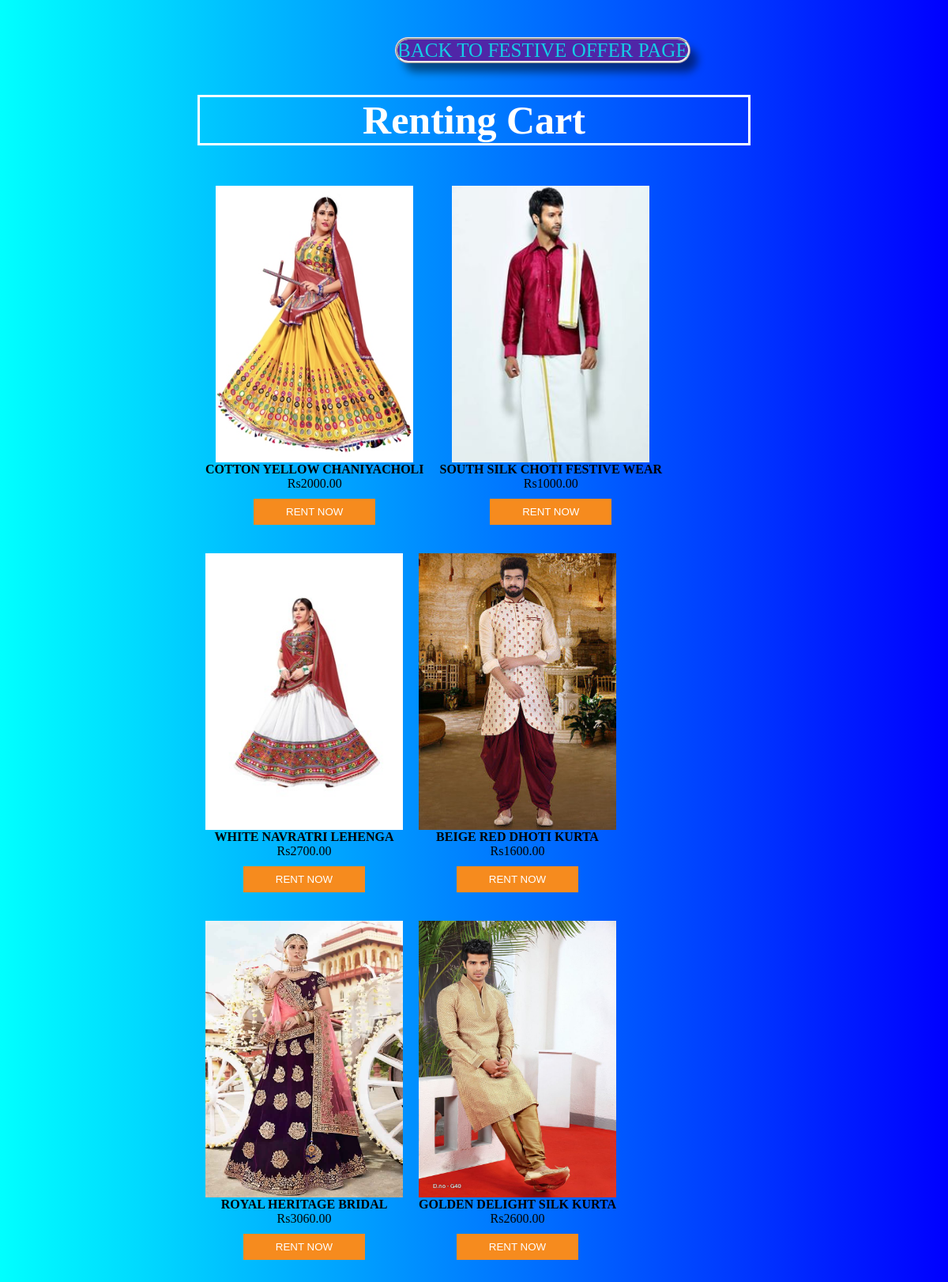
/php/indexc1.php, run on the app's committed database.
### tables this page shows
CREATE TABLE `products` (
  `id` int(10) NOT NULL,
  `name` varchar(250) NOT NULL,
  `code` varchar(100) NOT NULL,
  `price` double(9,2) NOT NULL,
  `image` varchar(250) NOT NULL
);

### php/indexc1.php (the view, shortened to what this page needs)
<?php
$con = mysqli_connect("localhost","id11147977_register","register","id11147977_register");
?>
<html>
<head>
<link rel='stylesheet' href='stylec1.css' type='text/css' media='all' />
</head>
<div style="width:700px; margin:50 auto;">
<body style="background-image: linear-gradient(-90deg, blue, aqua);">
	<a href="https://attirent.000webhostapp.com/festiveoff.html" class="back" >BACK TO FESTIVE OFFER PAGE</a>
<h2 style="color: white; font-size: 50px ; border-style: solid;border-color: white;"  align="center">Renting Cart</h2>
<?php
$result = mysqli_query($con,"SELECT * FROM `products`");
while($row = mysqli_fetch_assoc($result)){
		echo "<div class='product_wrapper'>
			  <form method='post' action=''>
			  <input type='hidden' name='code' value=".$row['code']." />
			  <div class='image'><img src='".$row['image']."' height='350' width='250' /></div>
			  <div class='name'>".$row['name']."</div>
		   	  <div class='price'>Rs".$row['price']."</div>
			  <button type='submit' class='buy'>Rent Now</button>
			  </form>
		   	  </div>";
        }
?>
<br /><br />
</div>
</body>
</html>

### styles/stylec1.css (style rules this page uses)
.product_wrapper { float:left; padding: 10px; text-align: center; }
.product_wrapper .name { font-weight:bold; }
.product_wrapper .buy { text-transform: uppercase; background: #F68B1E; border: 1px solid #F68B1E; cursor: pointer; color: #fff; padding: 8px 40px; margin-top: 10px; }

### php/indexc1.php (style rules this page uses)
.back { text-decoration: none; color: #14cde7; border-style: ridge; background: #5026a7; font-size: 25px; margin-left: 250px; box-shadow:10px 12px 11px -1px rgba(0,0,0,0.48); border-radius:50px; margin-top: 10px; }

### data on the page
products: image (picture), name "COTTON YELLOW CHANIYACHOLI", price "2000.00"
products: image (picture), name "SOUTH SILK CHOTI FESTIVE WEAR", price "1000.00"
products: image (picture), name "WHITE NAVRATRI LEHENGA", price "2700.00"
products: image (picture), name "BEIGE RED DHOTI KURTA", price "1600.00"
products: image (picture), name "ROYAL HERITAGE BRIDAL", price "3060.00"
products: image (picture), name "GOLDEN DELIGHT SILK KURTA", price "2600.00"
